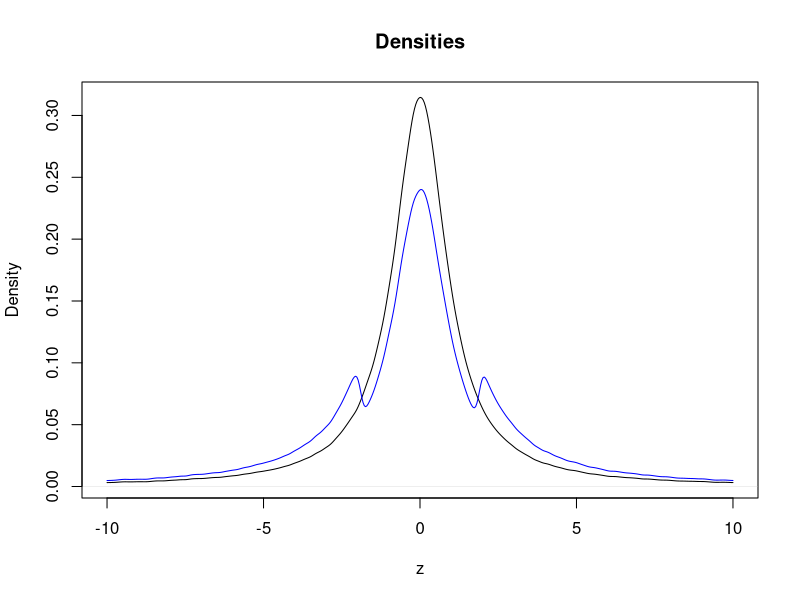
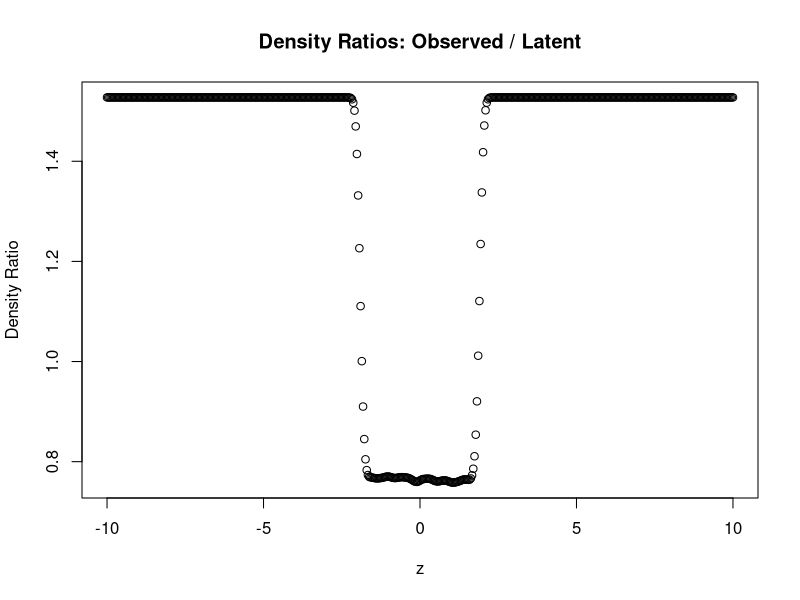
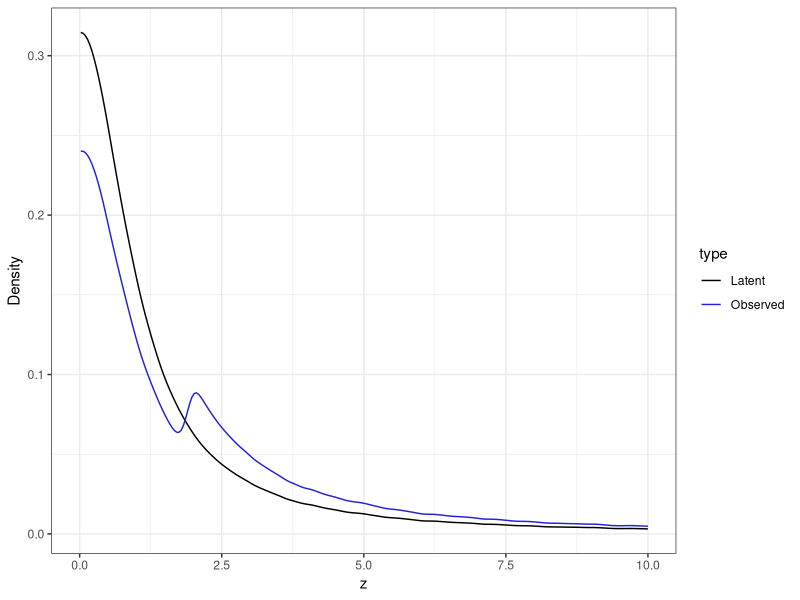
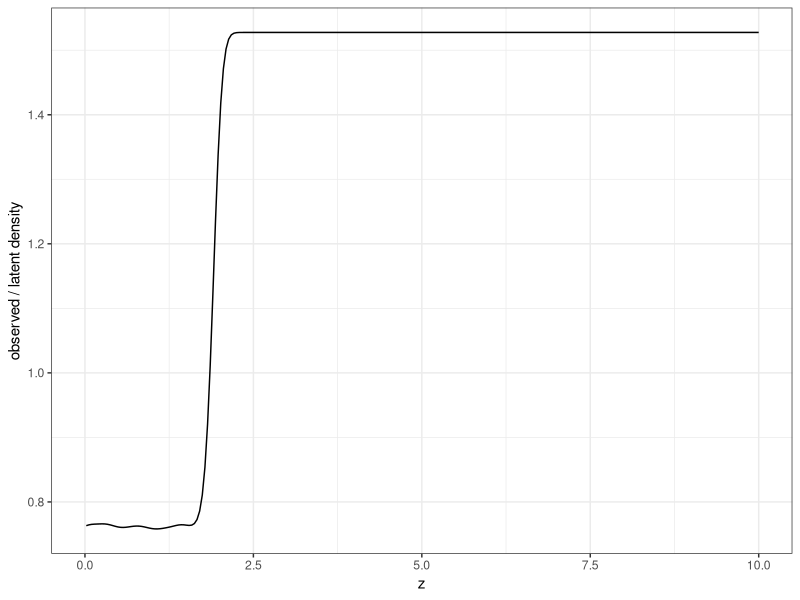

Reproduce these figures in R, in order.
## ---- chunk 1
knitr::opts_chunk$set(echo = TRUE)
knitr::opts_chunk$set(echo = FALSE, error=TRUE, warn=FALSE, cache=FALSE, fig.width=5.5, fig.height=3.2,fig.path = "figures/")

## ---- chunk 2
# Simulation study
n = 1000000

# Draw latent original z from t-distribution
# with 1 degree of freedom
z.org = rt(n,1)

# Observations with abs(z) <= 1.9 will be ommited
# with 50% probability due to publication bias
omit.prob = 0.5
keep = runif(n) >= omit.prob | abs(z.org) > 1.9
z.obs = z.org[keep]

# Compute and plot original and observed densities
max.z = 10
dens.org = density(z.org, from=-max.z,to=max.z, bw=0.1)
dens.obs = density(z.obs, from=-max.z,to=max.z, bw=0.1)

library(ggplot2)
plot(dens.org, main="Densities", xlab="z")
lines(dens.obs, col="blue")
## ---- chunk 3
dens.ratio = dens.obs$y / dens.org$y
plot(dens.org$x, dens.ratio,
     main="Density Ratios: Observed / Latent",
     xlab="z", ylab="Density Ratio")
## ---- chunk 4
library(dplyr); library(ggplot2)
df = bind_rows(
  tibble(type="Latent", z = dens.org$x, Density= dens.org$y),
  tibble(type="Observed", z = dens.obs$x, Density= dens.obs$y)
)
colors = c("#000000","#2222dd")
ggplot(df, aes(x=z,y=Density, color=type)) + 
  geom_line() + theme_bw() +
  xlim(0, 10) +
  scale_color_manual(values=colors) 

## ---- chunk 5
library(dplyr); library(ggplot2)
df = tibble(z = dens.org$x, `Density Ratio`= dens.obs$y / dens.org$y)
ggplot(df, aes(x=z,y=`Density Ratio`)) + 
  geom_line() + theme_bw() +
  xlim(0, 10) + ylab("observed / latent density")
  scale_color_manual(values=colors) 

